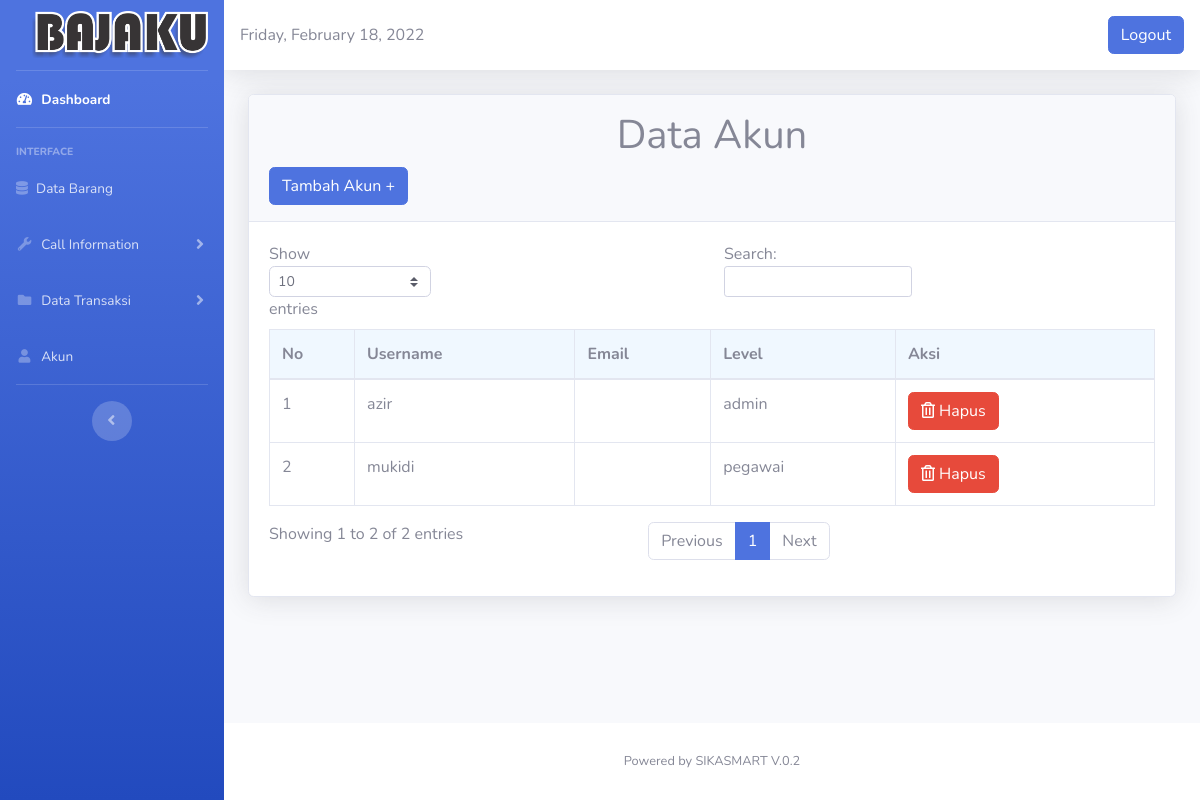
The page /register.php (signed in) on the database its author committed.
### tables this page shows
CREATE TABLE `data_login` (
  `id` int(11) NOT NULL,
  `nama` varchar(20) NOT NULL,
  `password` varchar(20) NOT NULL,
  `level` varchar(255) NOT NULL
);

### register.php (the view, shortened to what this page needs)
<?php
  if($_SESSION['level']!="admin"){
    echo "anda belum login! silahkan <a href='index.html'> login dulu,</a>";
  }else{
  ?>
 <!DOCTYPE html>
<html lang="en">
<head>
  <link href="vendor/fontawesome-free/css/all.min.css" rel="stylesheet" type="text/css">
  <link href="css/sb-admin-2.min.css" rel="stylesheet">
</head>
<body id="page-top">
  <div id="wrapper">
    <ul class="navbar-nav bg-gradient-primary sidebar sidebar-dark accordion" id="accordionSidebar">
      <a class="sidebar-brand d-flex align-items-center justify-content-center" href="#">
       <div class="sidebar-brand-text mx-3"><img style="width:110%"src="sm2.png"></sup></div>
      </a>
      <hr class="sidebar-divider my-0">
      <li class="nav-item active">
        <a class="nav-link" href="Dashboard.php">
          <i class="fas fa-fw fa-tachometer-alt"></i>
          <span>Dashboard</span></a>
      </li>
      <hr class="sidebar-divider">
      <div class="sidebar-heading">
        Interface
      </div>
      <li class="nav-item">
        <a class="nav-link" href="tables2.php">
          <i class="fas fa-database"></i>
          <span>Data Barang</span></a>
      </li>
      <li class="nav-item">
        <a class="nav-link collapsed" href="#" data-toggle="collapse" data-target="#collapseUtilities" aria-expanded="true" aria-controls="collapseUtilities">
          <i class="fas fa-fw fa-wrench"></i>
          <span>Call Information</span>
        </a>
      </li>
       <li class="nav-item">
        <a class="nav-link collapsed" href="#" data-toggle="collapse" data-target="#collap" aria-expanded="true" aria-controls="collapseUtilities">
          <i class="fas fa-fw fa-folder"></i>
          <span>Data Transaksi</span>
        </a>
      </li>
      <li class="nav-item">
        <a class="nav-link" href="register.php">
          <i class="fas fa-fw fa-user"></i>
          <span>Akun</span></a>
      </li>
      <hr class="sidebar-divider d-none d-md-block">
      <div class="text-center d-none d-md-inline">
        <button class="rounded-circle border-0" id="sidebarToggle"></button>
      </div>
    </ul>
    <div id="content-wrapper" class="d-flex flex-column">
      <div id="content">
        <nav class="navbar navbar-expand navbar-light bg-white topbar mb-4 static-top shadow">
<div class="date">
                <?php
                $Today = date('y:m:d');
                $new = date('l, F d, Y', strtotime($Today));
                echo $new;
                ?>
              </div>
          <ul class="navbar-nav ml-auto">
                <a href="logout.php" class="btn btn-primary square-btn-adjust">Logout</a>
          </ul>
        </nav>
        <div class="container-fluid">
<?php
include('koneksi.php');
?>
          <div class="card shadow mb-4">
            <div class="card-header py-3">
              <div align="center">
                 <h1>Data Akun</h1>
              </div>
            <button type="button" class="btn btn-primary" data-toggle="modal" data-target="#exampleModal">
                Tambah Akun +
              </button>
            </div>
            <div class="card-body">
              <div class="table-responsive">
                <table class="table table-bordered" id="dataTable" width="100%" cellspacing="0">
                  <thead>
                     <tr bgcolor="#F0F8FF">
                        <th>No</th>
                        <th>Username</th>
                        <th>Email</th>
                        <th>Level</th>
                        <th>Aksi</th>
                      </tr>
                   </thead>
                      <tbody>
                          <?php
                            $no =1;
                            $sql = $koneksi->query("SELECT * from data_login ORDER BY id  ASC");
                            while ($select_result = $sql->fetch_assoc()){
                          ?>
                  <tr>
                    <td><?php echo $no ++; ?></td>
                    <td><?php echo $select_result['nama'];?></td>
                    <td><?php echo $select_result['email'];?></td>
                    <td><?php echo $select_result['level'];?></td>
                    <td>
                        <a href ="hapus_akun.php?id=<?php echo $select_result['id']; ?>" class="btn btn-danger" onclick="return confirm('Yakin anda akan menghapus data ini ?');"><i class="far fa-trash-alt"></i> Hapus</a>
                    </td>
                  </tr>
                        <?php } ?>
                </tbody>
              </table>
              </div>
            </div>
          </div>
        </div>
      </div>
      <footer class="sticky-footer bg-white">
        <div class="container my-auto">
          <div class="copyright text-center my-auto">
            <span>Powered by SIKASMART V.0.2</span>
          </div>
        </div>
      </footer>
    </div>
  </div>
</body>
</html>
<?php } ?>

### rows shown on the page
data_login: nama "azir", level "admin"
data_login: nama "mukidi", level "pegawai"
